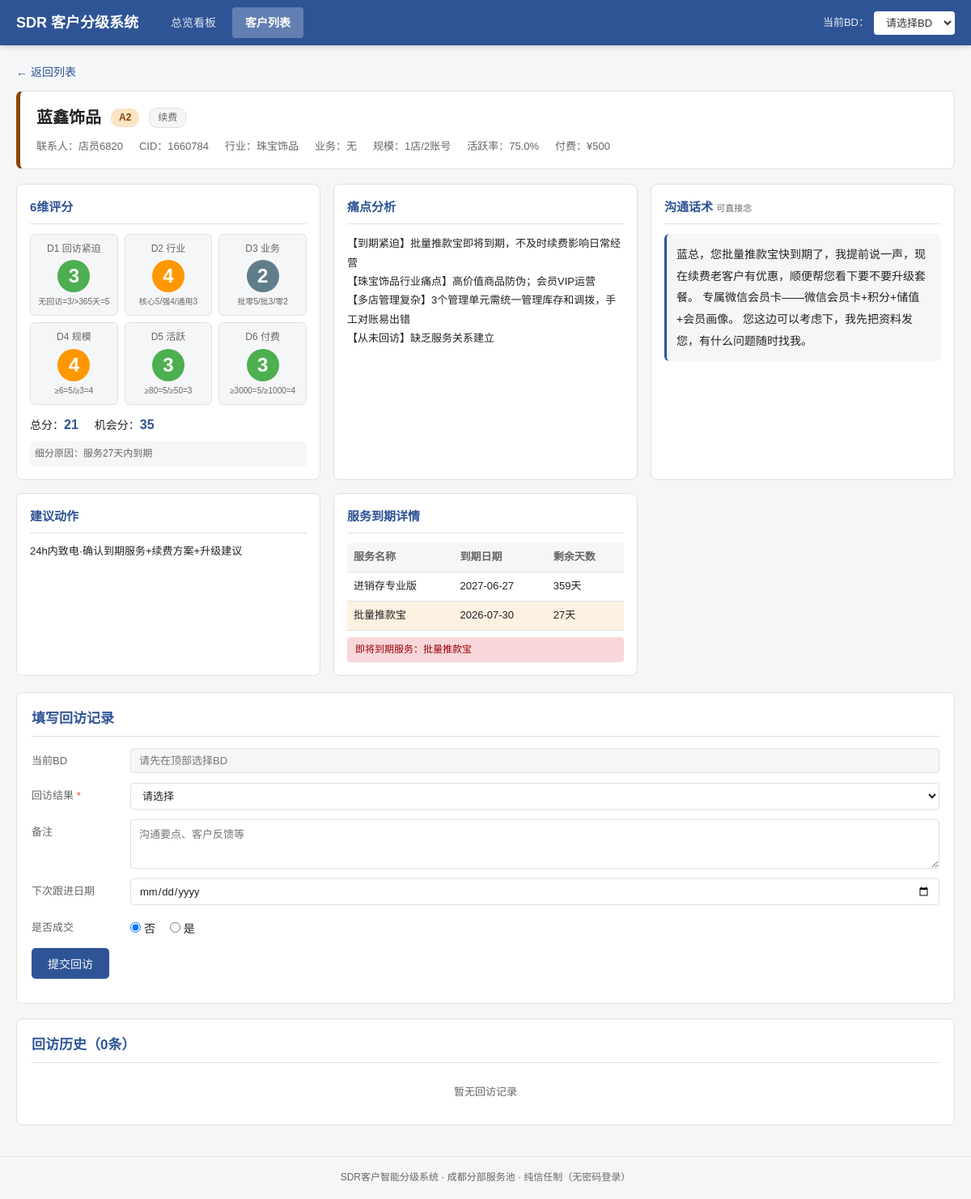
The page /customer/1660784 on the database its author committed.
### tables this page shows
CREATE TABLE customers (
        cid TEXT PRIMARY KEY,
        name TEXT, contact TEXT, phone TEXT,
        industry TEXT, biz_type TEXT,
        store_count INTEGER, sub_accounts INTEGER,
        active_rate REAL, login_days INTEGER, total_days INTEGER,
        pay_amount REAL, hard_qty INTEGER,
        last_visit_record TEXT, visit_time INTEGER,
        intention TEXT, sys_type INTEGER, reg_date TEXT,
        expiring_services TEXT,
        services TEXT,
        score INTEGER, sub_grade TEXT, sub_reason TEXT,
        opportunity_score INTEGER, opportunity_type TEXT,
        d1 INTEGER, d2 INTEGER, d3 INTEGER, d4 INTEGER, d5 INTEGER, d6 INTEGER,
        painpoints TEXT, script TEXT, action TEXT,
        days_since_visit INTEGER,
        updated_at TIMESTAMP
    );

### app.py (the view)
@app.route('/customer/<cid>')
def customer_detail(cid):
    db = get_db()
    c = db.execute('SELECT * FROM customers WHERE cid=?', (cid,)).fetchone()
    if not c:
        return '客户不存在', 404
    services = json.loads(c['services']) if c['services'] else []
    expiring = json.loads(c['expiring_services']) if c['expiring_services'] else []
    visits = db.execute(
        'SELECT * FROM visit_records WHERE cid=? ORDER BY created_at DESC',
        (cid,)
    ).fetchall()
    import re as _re
    def _mask_phone(text):
        if not text:
            return text
        return _re.sub(r'1[3-9]\d{9}', lambda m: m.group()[:3] + '****' + m.group()[-4:], str(text))
    c_dict = dict(c)
    c_dict['name'] = _mask_phone(c_dict.get('name', ''))
    c_dict['contact'] = _mask_phone(c_dict.get('contact', ''))
    phone = c_dict.get('phone', '') or ''
    if len(phone) >= 11:
        c_dict['phone_masked'] = phone[:3] + '****' + phone[-4:]
    else:
        c_dict['phone_masked'] = '****'
    c_dict['phone'] = ''  # 完整号码不传给前端
    return render_template('customer_detail.html', c=c_dict, services=services,
                           expiring=expiring, visits=visits,
                           visit_results=VISIT_RESULTS,
                           bd_names=BD_NAMES)

### app.py (called while the page is built)
def get_db():
    if 'db' not in g:
        g.db = sqlite3.connect(DB_PATH)
        g.db.row_factory = sqlite3.Row
    return g.db

### templates/customer_detail.html (shortened to what this page needs)
{% extends 'base.html' %}
{% block content %}
<a class="back-link" href="/customers">← 返回列表</a>
<div class="detail-header row-{{ c.sub_grade }}">
  <div class="detail-title">
    <h1>{{ c.name or '-' }}</h1>
    <span class="grade-badge grade-{{ c.sub_grade }}">{{ c.sub_grade }}</span>
    <span class="opp-tag">{{ c.opportunity_type or '' }}</span>
  </div>
  <div class="detail-meta">
    <span>联系人：{{ c.contact or '-' }}</span>
    <span>CID：{{ c.cid }}</span>
    <span>行业：{{ c.industry }}</span>
    <span>业务：{{ c.biz_type }}</span>
    <span>规模：{{ c.store_count }}店/{{ c.sub_accounts }}账号</span>
    <span>活跃率：{{ "%.1f"|format(c.active_rate) }}%</span>
    <span>付费：{% if c.pay_amount > 0 %}¥{{ "%.0f"|format(c.pay_amount) }}{% else %}未付费{% endif %}</span>
  </div>
</div>
<div class="detail-grid">
  <div class="detail-card">
    <h3>6维评分</h3>
    <div class="score-grid">
      <div class="score-block"><div class="score-label">D1 回访紧迫</div><div class="score-val s{{ c.d1 }}">{{ c.d1 }}</div><div class="score-desc">无回访=3/>365天=5</div></div>
      <div class="score-block"><div class="score-label">D2 行业</div><div class="score-val s{{ c.d2 }}">{{ c.d2 }}</div><div class="score-desc">核心5/强4/通用3</div></div>
      <div class="score-block"><div class="score-label">D3 业务</div><div class="score-val s{{ c.d3 }}">{{ c.d3 }}</div><div class="score-desc">批零5/批3/零2</div></div>
      <div class="score-block"><div class="score-label">D4 规模</div><div class="score-val s{{ c.d4 }}">{{ c.d4 }}</div><div class="score-desc">≥6=5/≥3=4</div></div>
      <div class="score-block"><div class="score-label">D5 活跃</div><div class="score-val s{{ c.d5 }}">{{ c.d5 }}</div><div class="score-desc">≥80=5/≥50=3</div></div>
      <div class="score-block"><div class="score-label">D6 付费</div><div class="score-val s{{ c.d6 }}">{{ c.d6 }}</div><div class="score-desc">≥3000=5/≥1000=4</div></div>
    </div>
    <div class="score-total">
      <span>总分：<b>{{ c.score }}</b></span>
      <span>机会分：<b>{{ c.opportunity_score }}</b></span>
    </div>
    <div class="sub-reason">细分原因：{{ c.sub_reason or '-' }}</div>
  </div>
  <div class="detail-card">
    <h3>痛点分析</h3>
    <div class="painpoints">{{ c.painpoints or '无' }}</div>
  </div>
  <div class="detail-card">
    <h3>沟通话术 <span class="card-hint">可直接念</span></h3>
    <div class="script-text">{{ c.script or '无' }}</div>
  </div>
  <div class="detail-card">
    <h3>建议动作</h3>
    <div class="action-text">{{ c.action or '无' }}</div>
  </div>
  <div class="detail-card">
    <h3>服务到期详情</h3>
    {% if services %}
    <table class="svc-table">
      <thead><tr><th>服务名称</th><th>到期日期</th><th>剩余天数</th></tr></thead>
      <tbody>
        {% for s in services %}
        <tr class="{% if s.days_to_expire is not none and s.days_to_expire >= 0 and s.days_to_expire <= 7 %}svc-urgent{% elif s.days_to_expire is not none and s.days_to_expire >= 0 and s.days_to_expire <= 30 %}svc-warn{% endif %}">
          <td>{{ s.name }}</td>
          <td>{{ s.end_date or '-' }}</td>
          <td>{% if s.days_to_expire is none %}永久{% elif s.days_to_expire < 0 %}已过期{{ -s.days_to_expire }}天{% else %}{{ s.days_to_expire }}天{% endif %}</td>
        </tr>
        {% endfor %}
      </tbody>
    </table>
    {% if expiring %}
    <div class="expiring-note">即将到期服务：{{ expiring|join('、') }}</div>
    {% endif %}
    {% else %}
    <div class="empty">无服务记录</div>
    {% endif %}
  </div>
</div>
<div class="visit-form-section" id="visit-form">
  <h2>填写回访记录</h2>
  <form id="visitForm">
    <div class="form-row">
      <label>当前BD</label>
      <input type="text" id="bdNameInput" readonly placeholder="请先在顶部选择BD">
    </div>
    <div class="form-row">
      <label>回访结果 <span class="req">*</span></label>
      <select id="resultInput" required>
        <option value="">请选择</option>
      </select>
    </div>
    <div class="form-row">
      <label>备注</label>
      <textarea id="noteInput" rows="3" placeholder="沟通要点、客户反馈等"></textarea>
    </div>
    <div class="form-row">
      <label>下次跟进日期</label>
      <input type="date" id="nextDateInput">
    </div>
    <div class="form-row">
      <label>是否成交</label>
      <div class="radio-group">
        <label><input type="radio" name="deal" value="否" checked> 否</label>
        <label><input type="radio" name="deal" value="是"> 是</label>
      </div>
    </div>
    <div class="form-row">
      <button type="submit" class="btn-primary">提交回访</button>
    </div>
  </form>
</div>
<div class="visit-history-section">
  <h2>回访历史（{{ visits|length }}条）</h2>
  {% if visits %}
  <table class="visit-table">
    <thead><tr><th>时间</th><th>BD</th><th>结果</th><th>备注</th><th>下次跟进</th><th>成交</th></tr></thead>
    <tbody>
      {% for v in visits %}
      <tr>
        <td class="td-time">{{ v.created_at }}</td>
        <td>{{ v.bd_name }}</td>
        <td><span class="result-tag">{{ v.result }}</span></td>
        <td class="td-note">{{ v.note or '-' }}</td>
        <td>{{ v.next_date or '-' }}</td>
        <td>{% if v.deal == '是' %}<span class="deal-yes">是</span>{% else %}否{% endif %}</td>
      </tr>
      {% endfor %}
    </tbody>
  </table>
  {% else %}
  <div class="empty">暂无回访记录</div>
  {% endif %}
</div>
{% endblock %}

### rows shown on the page
customers: name "蓝鑫饰品", sub_grade "A2", opportunity_type "续费", contact "店员6820", cid "1660784", industry "珠宝饰品", biz_type "无", store_count "1", sub_accounts "2", active_rate "75.0", pay_amount "500", d1 "3", d2 "4", d3 "2", d4 "4", d5 "3", d6 "3", score "21", opportunity_score "35", sub_reason "服务27天内到期", painpoints "【到期紧迫】批量推款宝即将到期，不及时续费影响日常经营 【珠宝饰品行业痛点】高价值商品防伪；会员VIP运营 【多店管理复杂】3个管理单元需统一管理库存和调拨，手工对账易出错 【从未回访】缺乏服务关系建立", script "蓝总，您批量推款宝快到期了，我提前说一声，现在续费老客户有优惠，顺便帮您看下要不要升级套餐。 专属微信会员卡——微信会员卡+积分+储值+会员画像。 您这边可以考虑下，我先把资料发您，有什么问题随时找我。", action "24h内致电·确认到期服务+续费方案+升级建议"

### other values the page prints
{{ s.name }} "进销存专业版" "批量推款宝"
{{ s.end_date or '-' }} "2027-06-27" "2026-07-30"
{{ s.days_to_expire }} "359" "27"
{{ expiring|join('、') }} "批量推款宝"
{{ visits|length }} "0"
